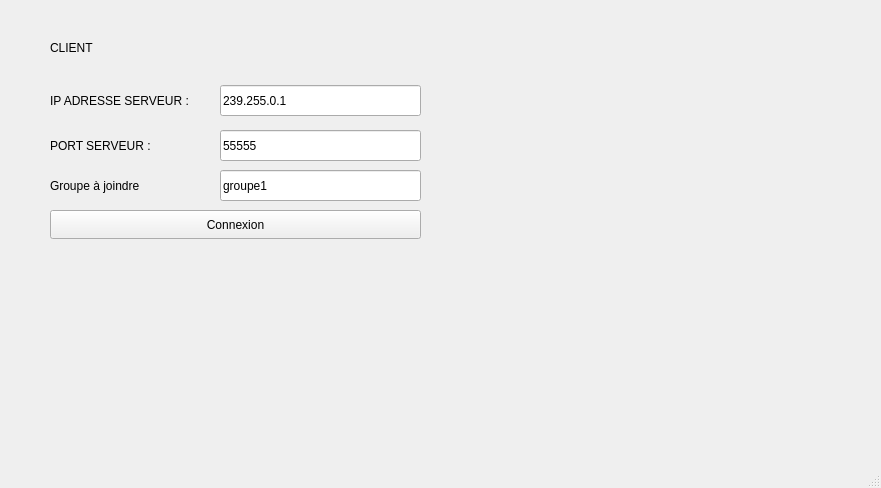
<?xml version="1.0" encoding="UTF-8"?>
<ui version="4.0">
 <class>MainWindow</class>
 <widget class="QMainWindow" name="MainWindow">
  <property name="geometry">
   <rect>
    <x>0</x>
    <y>0</y>
    <width>881</width>
    <height>488</height>
   </rect>
  </property>
  <property name="windowTitle">
   <string>MainWindow</string>
  </property>
  <widget class="QWidget" name="centralwidget">
   <widget class="QLabel" name="label">
    <property name="geometry">
     <rect>
      <x>50</x>
      <y>40</y>
      <width>49</width>
      <height>16</height>
     </rect>
    </property>
    <property name="text">
     <string>CLIENT</string>
    </property>
   </widget>
   <widget class="QLabel" name="label_2">
    <property name="geometry">
     <rect>
      <x>50</x>
      <y>80</y>
      <width>181</width>
      <height>41</height>
     </rect>
    </property>
    <property name="text">
     <string>IP ADRESSE SERVEUR :</string>
    </property>
   </widget>
   <widget class="QLabel" name="label_3">
    <property name="geometry">
     <rect>
      <x>50</x>
      <y>130</y>
      <width>181</width>
      <height>31</height>
     </rect>
    </property>
    <property name="text">
     <string>PORT SERVEUR :</string>
    </property>
   </widget>
   <widget class="QLineEdit" name="lineEditAdresseServeur">
    <property name="geometry">
     <rect>
      <x>220</x>
      <y>85</y>
      <width>201</width>
      <height>31</height>
     </rect>
    </property>
    <property name="text">
     <string>239.255.0.1</string>
    </property>
   </widget>
   <widget class="QLineEdit" name="lineEditPortServeur">
    <property name="geometry">
     <rect>
      <x>220</x>
      <y>130</y>
      <width>201</width>
      <height>31</height>
     </rect>
    </property>
    <property name="text">
     <string>55555</string>
    </property>
   </widget>
   <widget class="QPushButton" name="pushButtonConnexion">
    <property name="geometry">
     <rect>
      <x>50</x>
      <y>210</y>
      <width>371</width>
      <height>29</height>
     </rect>
    </property>
    <property name="text">
     <string>Connexion</string>
    </property>
   </widget>
   <widget class="QLabel" name="label_4">
    <property name="geometry">
     <rect>
      <x>50</x>
      <y>170</y>
      <width>181</width>
      <height>31</height>
     </rect>
    </property>
    <property name="text">
     <string>Groupe à joindre</string>
    </property>
   </widget>
   <widget class="QLineEdit" name="lineEditGroupe">
    <property name="geometry">
     <rect>
      <x>220</x>
      <y>170</y>
      <width>201</width>
      <height>31</height>
     </rect>
    </property>
    <property name="text">
     <string>groupe1</string>
    </property>
   </widget>
  </widget>
  <widget class="QMenuBar" name="menubar">
   <property name="geometry">
    <rect>
     <x>0</x>
     <y>0</y>
     <width>881</width>
     <height>21</height>
    </rect>
   </property>
  </widget>
  <widget class="QStatusBar" name="statusbar"/>
 </widget>
 <resources/>
 <connections/>
</ui>
